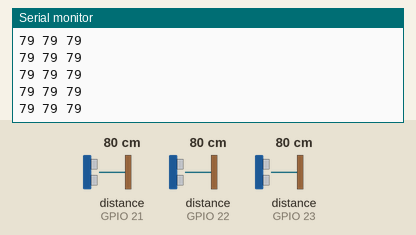
This sketch was run on a simulated ESP32. Parts: the last lines printed to the serial monitor. Wiring (inferred from the names in the program): 3 × ultrasonic range finder: trigger GPIO 5, echo GPIO 22 / trigger GPIO 17, echo GPIO 21 / trigger GPIO 18, echo GPIO 23. The test bench sets the inputs (shaded band); at power-on: distance to the obstacle (sensors on GPIO 21, GPIO 22, GPIO 23) 80 cm. The echo pulse lasts 58.3 µs per cm.

Above: at 1.2 s.
1.3 s: distance to the obstacle (sensor on GPIO 21) set to 2 cm
At 1.32 s:
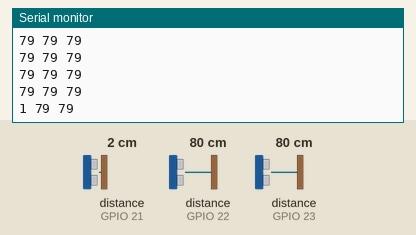
4.3 s: distance to the obstacle (sensor on GPIO 22) set to 2 cm
At 4.46 s:
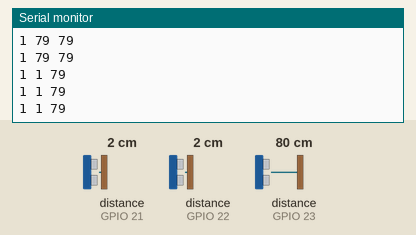
5.8 s: distance to the obstacle (sensor on GPIO 23) set to 2 cm
At 5.81 s:
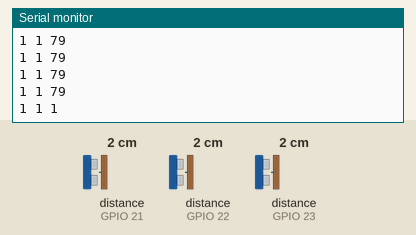
7.3 s: distance to the obstacle (sensor on GPIO 21) set to 4 cm
At 8.1 s:
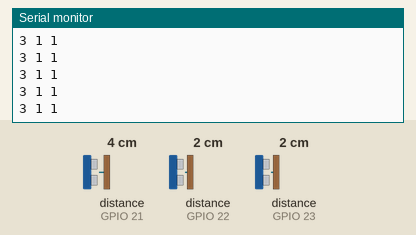
8.8 s: distance to the obstacle (sensor on GPIO 22) set to 4 cm
At 9.5 s:
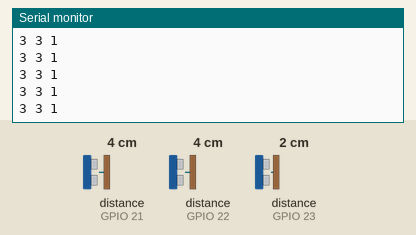
10.3 s: distance to the obstacle (sensor on GPIO 23) set to 4 cm
At 11.4 s:
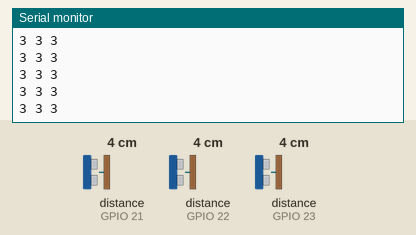
Timing chart, 0 to 12.8 s (numbered marks = the images above; inputs shaded):
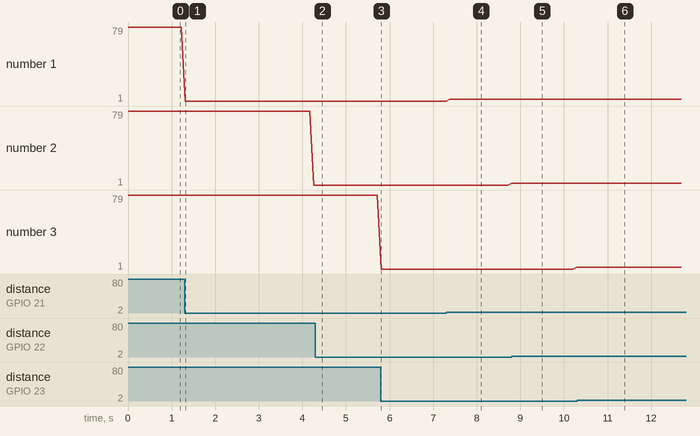

The sketch:

ultrasonics-tasks.ino
```cpp
/*
  Ultrasonics main sketch for FYP
  This will be the basis to develop the rest of the navigation code.
  We're keeping things in singular files to get around the weirdness that is arduino classes.

  It should also be easier to debug as a result.
*/


// defines pins numbers
const int trigPin1 = 17;
const int trigPin2 = 5;
const int trigPin3 = 18;
const int echoPin1 = 21;
const int echoPin2 = 22;
const int echoPin3 = 23;

// Shared echo pin semaphore
SemaphoreHandle_t echoSemaphore;

// Synchroniser semaphores to enforce order.
//  It should be possible to place these in arrays but we're keeping things simple
//  C++ arrays are interesting beasts after all.
SemaphoreHandle_t step1Semaphore;
SemaphoreHandle_t step2Semaphore;
SemaphoreHandle_t step3Semaphore;
//SemaphoreHandle_t step4Semaphore;

TaskHandle_t Ultrasonic1;
TaskHandle_t Ultrasonic2;
TaskHandle_t Ultrasonic3;


// LED pins
const int led1 = 15;
const int led2 = 4;

// defines variables
long duration;
int distance;

int us1Distance;
int us2Distance;
int us3Distance;

void Ultrasonic1TaskCode(void * pvDistance) {
  int pinNumber = trigPin1;
  int echoPin = echoPin1;
  int ldistance;
  int lduration;

  // Semaphore sequencing. Pre = The step required, Post = the step after
  SemaphoreHandle_t preSemaphore = step1Semaphore;
  SemaphoreHandle_t postSemaphore = step2Semaphore;

  // Task code starts here
  for (;;) {
    delayMicroseconds(10);

    //Get Sequence Semaphore
    xSemaphoreTake(preSemaphore, portMAX_DELAY);
    //Get EchoSemaphore
    xSemaphoreTake(echoSemaphore, portMAX_DELAY);

    // Ultrasonic Code - Critical Section starts here
    // Clear the trig pin
    digitalWrite(pinNumber, LOW);
    delayMicroseconds(2);
    // Sets the trigPin on HIGH state for 10 micro seconds
    digitalWrite(pinNumber, HIGH);
    delayMicroseconds(10);
    digitalWrite(pinNumber, LOW);
    // Reads the echoPin, returns the sound wave travel time in microseconds
    lduration = pulseIn(echoPin, HIGH);
    // Calculating the distance
    ldistance = lduration * 0.034 / 2;
    //*pvDistance = ldistance;

    us1Distance = ldistance; // < ---- Change static value here
    Serial.print(min(us1Distance,400));
  Serial.print(" ");
    // End critical section

    delay(80);
    // Return Echo and release next semaphore
    xSemaphoreGive(echoSemaphore);
    xSemaphoreGive(postSemaphore);

  }
}

void Ultrasonic2TaskCode(void * pvDistance) {
  int pinNumber = trigPin2;
  int echoPin = echoPin2;
  int ldistance;
  int lduration;

  // Semaphore sequencing. Pre = The step required, Post = the step after
  SemaphoreHandle_t preSemaphore = step2Semaphore;
  SemaphoreHandle_t postSemaphore = step3Semaphore;

  // Task code starts here
  for (;;) {
    delayMicroseconds(10);

    //Get Sequence Semaphore
    xSemaphoreTake(preSemaphore, portMAX_DELAY);
    //Get EchoSemaphore
    xSemaphoreTake(echoSemaphore, portMAX_DELAY);

    // Ultrasonic Code - Critical Section starts here
    // Clear the trig pin
    digitalWrite(pinNumber, LOW);
    delayMicroseconds(2);
    // Sets the trigPin on HIGH state for 10 micro seconds
    digitalWrite(pinNumber, HIGH);
    delayMicroseconds(10);
    digitalWrite(pinNumber, LOW);
    // Reads the echoPin, returns the sound wave travel time in microseconds
    lduration = pulseIn(echoPin, HIGH);
    // Calculating the distance
    ldistance = lduration * 0.034 / 2;
    //*pvDistance = ldistance;

    us2Distance = ldistance; // < ---- Change static value here
    Serial.print(min(us2Distance,400));
  Serial.print(" ");
    // End critical section

    // Return Echo and release next semaphore
    xSemaphoreGive(echoSemaphore);
    xSemaphoreGive(postSemaphore);
    delay(80);
  }
}

void Ultrasonic3TaskCode(void * pvDistance) {
  int pinNumber = trigPin3;
  int echoPin = echoPin3;
  int ldistance;
  int lduration;

  // Semaphore sequencing. Pre = The step required, Post = the step after
  SemaphoreHandle_t preSemaphore = step3Semaphore;
  SemaphoreHandle_t postSemaphore = step1Semaphore;

  // Task code starts here
  for (;;) {
    delayMicroseconds(10);

    //Get Sequence Semaphore
    xSemaphoreTake(preSemaphore, portMAX_DELAY);
    //Get EchoSemaphore
    xSemaphoreTake(echoSemaphore, portMAX_DELAY);

    // Ultrasonic Code - Critical Section starts here
    // Clear the trig pin
    digitalWrite(pinNumber, LOW);
    delayMicroseconds(2);
    // Sets the trigPin on HIGH state for 10 micro seconds
    digitalWrite(pinNumber, HIGH);
    delayMicroseconds(10);
    digitalWrite(pinNumber, LOW);
    // Reads the echoPin, returns the sound wave travel time in microseconds
    lduration = pulseIn(echoPin, HIGH);
    // Calculating the distance
    ldistance = lduration * 0.034 / 2;
    //*pvDistance = ldistance;

    us3Distance = ldistance; // < ---- Change static value here
    Serial.println(min(us3Distance,400));
    // End critical section

    // Return Echo and release next semaphore
    xSemaphoreGive(echoSemaphore);
    xSemaphoreGive(postSemaphore);
    delay(80);
  }
}


void setup() {
  pinMode(trigPin1, OUTPUT); // Sets the trigPin as an Output
  pinMode(trigPin2, OUTPUT);
  pinMode(trigPin3, OUTPUT);

  pinMode(echoPin1, INPUT); // Sets the echoPin as an Input
  pinMode(echoPin2, INPUT);
  pinMode(echoPin3, INPUT);

  // Create Semaphores, they're all intialised to 0.
  echoSemaphore = xSemaphoreCreateBinary();

  step1Semaphore = xSemaphoreCreateBinary();
  step2Semaphore = xSemaphoreCreateBinary();
  step3Semaphore = xSemaphoreCreateBinary();
  //step4Semaphore = xSemaphoreCreateBinary();

  xSemaphoreGive(echoSemaphore);
  xSemaphoreGive(step1Semaphore);

  //create a task that will be executed in the Task2code() function, with priority 1 and executed on core 1
  xTaskCreatePinnedToCore(
    Ultrasonic1TaskCode,    /* Task function. */
    "Ultrasonic 1",         /* name of task. */
    10000,                  /* Stack size of task */
    NULL,                   /* parameter of the task */
    1,                      /* priority of the task */
    &Ultrasonic1,           /* Task handle to keep track of created task */
    1);                     /* pin task to core 1 */

xTaskCreatePinnedToCore(
    Ultrasonic2TaskCode,    /* Task function. */
    "Ultrasonic 2",         /* name of task. */
    10000,                  /* Stack size of task */
    NULL,                   /* parameter of the task */
    1,                      /* priority of the task */
    &Ultrasonic2,           /* Task handle to keep track of created task */
    1);                     /* pin task to core 1 */

xTaskCreatePinnedToCore(
    Ultrasonic3TaskCode,    /* Task function. */
    "Ultrasonic 3",         /* name of task. */
    10000,                  /* Stack size of task */
    NULL,                   /* parameter of the task */
    1,                      /* priority of the task */
    &Ultrasonic3,           /* Task handle to keep track of created task */
    1);                     /* pin task to core 1 */

  Serial.begin(9600); // Starts the serial communication
}

void loop() {


}
```

Measured:
- after the input at 1.3 s, the serial monitor: prints a new line at once (image 1)
- after the input at 4.3 s, the serial monitor: prints a new line after 0.06 s (image 2)
- after the input at 5.8 s, the serial monitor: prints a new line at once (image 3)
- after the input at 7.3 s, the serial monitor: prints a new line after 0.08 s (image 4)
- after the input at 8.8 s, the serial monitor: prints a new line after 0.08 s (image 5)
- after the input at 10.3 s, the serial monitor: prints a new line after 0.07 s (image 6)
- plotted number 1: 79 → 1 after the input at 1.3 s, 1 → 3 after the input at 7.3 s
- plotted number 2: 79 → 1 after the input at 1.3 s, 1 → 3 after the input at 7.3 s
